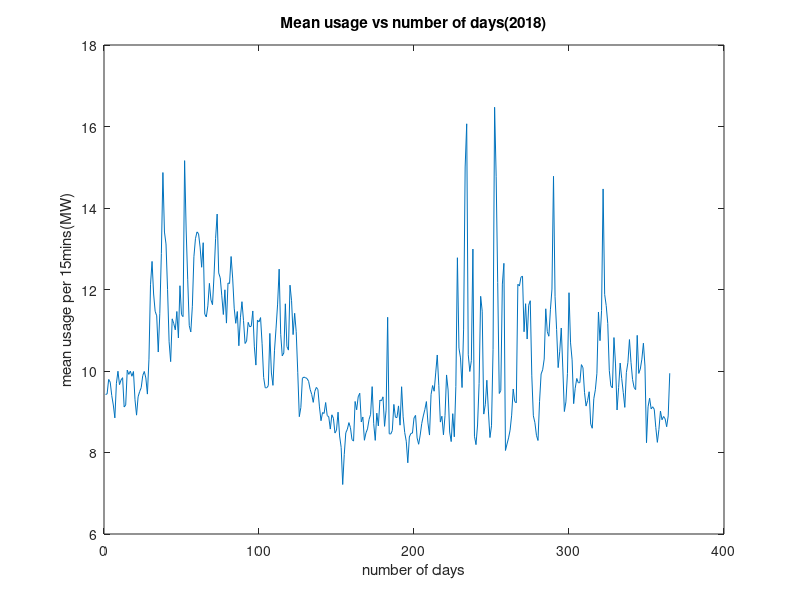
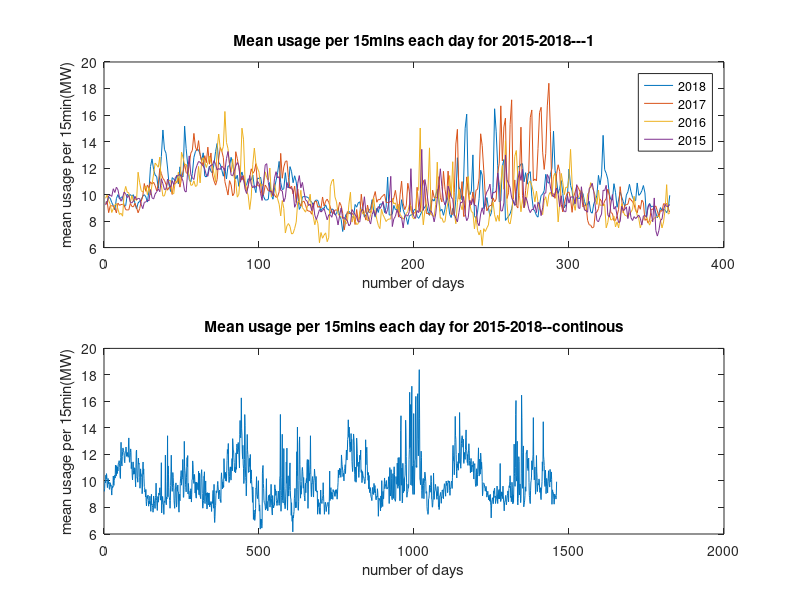
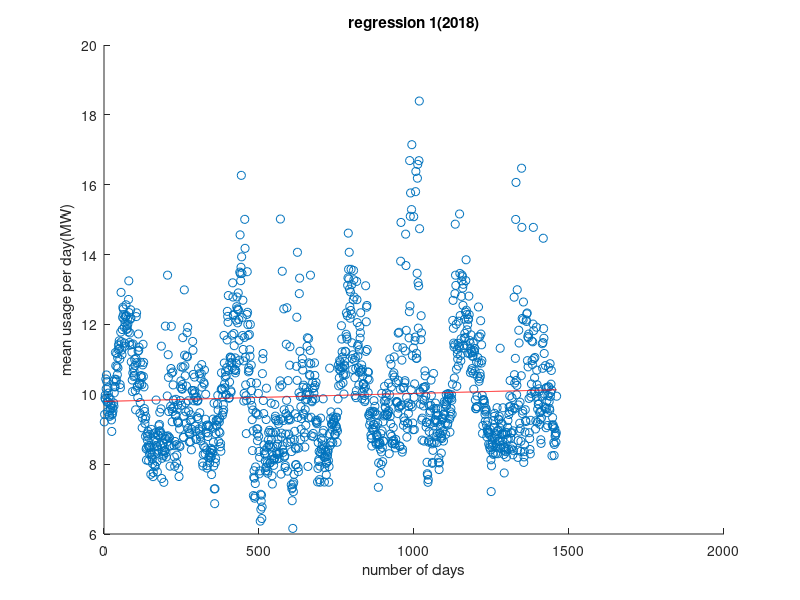

These figures' MATLAB source, in order: (Note: this script raises an error after producing the figures.)
 %% ELEC2103/ELEC9103 Assignment 2019
% Put your assignment title in this comment 

%% Student details
NAME =  'Yuhan Su';
SID =   '470054570';
DATE =  '2019/09/27';


%% Abstract
% This Matlab code processed and analysis the electrical usage of Adamstown
% from 2015 to 2018. There are two sections in the code. The first section
% majority works on some basic data processing includes data loading, mean
% analysing, regression modelling and prediction, and also the goodness analysis.While the
% second section is more focus on the predictions and some advance process.

%% Section 1 Title
% In this section, I load the data first.Then I calculate the mean usage
% for 15mins each day as the raw data that I'm working on. After that I
% applys the three types of regression sinking for a better regression
% model for the data set. After that, I used the processed data getting
% some interesting value.
% After that, I would applicate the sin fit regression model prediction for 2019 with
% substitude the date of 2019 into the function resulted from the sin 9
% model, and then plot both 2015-2018 raw data and the prediction of 2019 
% in the same figure and analysis the accuraty. 
a=1;
%% 1.1 LOAD DATA
% In this part, I'm aiming to load the data file into the software successfully
% The file given is csv file,so i load the file using csvread
% majority operate for 2018,use 2015-2017 for assist
m=csvread('Adamstown 132_11kV FY2018.csv',1,4);
m17=csvread('Adamstown 132_11kV FY2017.csv',1,4);
m16=csvread('Adamstown 132_11kV FY2016.csv',1,4);
m15=csvread('Adamstown 132_11kV FY2015.csv',1,4);
%get the size for all the data
%notice:there are 366 days in 2016 while 365 days for other years.
%For eaiser analysis,i choose to ignore the last day of 2016
size_m = size(m);
size_m17 = size(m17);
size_m16 = size(m16);
size_m15 = size(m15);
%% 1.2 CALCULATE MEAN
% In this part, I'm aiming to do the primary processing to the data with
% calculating the 15-min-mean each day for all four years 
mean_m=[];
i=1;%index i
%use while loop run through the each data and find the average load for
%each 15 mins each day
%notice: the trend for 15-min-mean and daily load are same. as 15min*96= 1 day
%for easoer calculation and smaller plotting numbers, i choose to analysis
%the 15-min-mean here
while true
    mean_m(i)=mean(m(i,:));
    mean_m17(i)=mean(m17(i,:));
    mean_m16(i)=mean(m16(i,:));
    mean_m15(i)=mean(m15(i,:));
%     max_m(i)=max(m(i,:));
%     min_m(i)=min(m(i,:));
%     err_m(i)=max_m(i)-min_m(i)
    if i==size_m(1)
        break
    else 
        i=i+1;
    end 
end
%time=['0:15','0:30','0:45','1:00','1:15','1:30','1:45','2:00','2:15','2:30','2:45','3:00','3:15','3:30','3:45','4:00','4:15','4:30','4:45','5:00','5:15','5:30','5:45','6:00','6:15','6:30','6:45','7:00','7:15','7:30','7:45','8:00','8:15','8:30','8:45','9:00','9:15','9:30','9:45','10:00','10:15','10:30','10:45','11:00','11:15','11:30','11:45','12:00','12:15','12:30',	'12:45','13:00','13:15','13:30','13:45','14:00','14:15','14:30','14:45','15:00','15:15','15:30','15:45','16:00','16:15','16:30','16:45','17:00','17:15','17:30','17:45','18:00','18:15','18:30','18:45','19:00','19:15','19:30','19:45','20:00','20:15','20:30','20:45','21:00','21:15','21:30','21:45','22:00','22:15','22:30','22:45','23:00','23:15','23:30','23:45','24:0','0:00'];
Y = [mean_m15,mean_m16,mean_m17,mean_m]; 
%combine mean usage for four years in one array for easier analysis of the
%trend by years
figure('Name','Mean usage per 15mins for each day(2018)');
%figure 1 shows the usage trend for 2018 (raw data)
x = 1:1:365;
plot(x,mean_m);
title('Mean usage vs number of days(2018)');
xlabel('number of days');
ylabel('mean usage per 15mins(MW)');
%figure 2-1 shows the raw data for the four years parallelly,we can see that
%the rough trend of the four years are similar.While figure 2-2 shows the
%continous data from 2015-2018.According to the results, the electrical
%usage in summer and winter is much higher than other seasons.It seems
%there is a increasing trend over years, therefore I decided to work on the 
%continious data of 2015-2018.
figure('Name','Mean usage per 15mins each day for 2015-2018');
subplot(2,1,1);
plot(x,mean_m);
hold on;
plot(x,mean_m17);
plot(x,mean_m16);
plot(x,mean_m15);
title('Mean usage per 15mins each day for 2015-2018---1')
xlabel('number of days');
ylabel('mean usage per 15min(MW)');
legend('2018','2017','2016','2015');
hold off;
subplot(2,1,2);
plot(Y);
title('Mean usage per 15mins each day for 2015-2018--continous')
xlabel('number of days');
ylabel('mean usage per 15min(MW)');

%% 1.3.1 REGRESSION 1: linear -not works 
% As the data is too noisy, I decided to smooth it first as the basic
% processing, therefore I use regressions for data proecessing.It will not
% only smooth the data, but also shows the trend of changing.
% In this part, I'm aiming to test the linear regression model on the data
% set and check if it models well.
%figure 3 plots both raw data and the linear regression of the data, as we
%can see directly,the red line is in the region of blue dot
%distribution,thererfore the regression is valid. But,the linear regression
%isn't accurate,as the red line didn't follow the the changing trend of
%blue dot distribution (which we can see clearly as a wave shape).
%Therefore, I will try few more regression steps until find a more accurate
%one for further analysis
X = 1:1:length(Y);
p=polyfit(X,Y,1);
pp=polyval(p,X);
figure('Name','regression 1(2018)');
scatter(X,Y,'b.');
hold on;
plot(X,pp,'-r');
xlabel('number of days');
ylabel('mean usage per day(MW)');
title('regression 1(2018)');
hold off;
%% 1.3.2 REGRESSION 2: POLY FIT -not works 
% In this part, I'm aiming to test the poly fit regression modelling on the
% data, and check its goodness.
% Figure 4 shows the ploy fit of the raw data 2015-2018. poly2 to poly 9.
% As we know the rsquare value is closer to 1 while the regression is more
% accurate. In this way, we can see that while the poly number increase,
% the regression is more accurate. However, poly9 gives the 0.0841 rsquare
% for figure 4. Meanwhile we could also observe from the figure 4, polyfit
% regression is not suitable for long datas, such as the combined data of
% 2015-2018
createFit(X,Y);
% Then I try the polyfit method on raw data of 2018(figure 5)
% As mentiened above,the higher the poly number, the better fitness we
% could get, but accoridng to the feature of the poly fit function,the
% maximum poly number we that we could applied for the 2D curve is poly9,
% therefore we choose poly9 as the largest poly fit regression.
createFit(x,mean_m);
% As we can see in figure5, the poly9 regression fits the trend of raw data
% well with rsquare up tp 0.4541. Compare with the combination data of 2015
% - 2018 above, we can see that, the polyfit process is more suitable for
% shorter data rather than longer one. However, as we can see in the
% figure 5,the last part has fast decreasing unnormally, which makes the
% incaccurate of poly regression.

%% 1.3.3 REGRESSION 3: Sine fit
% Because of the inaccurate of poly fit regression, I tried the sin fit
% regression, which it did the regression by using the summation of sine
% waves.
figure('Name','Regression 3;sine wave fit(2015-2018)');
scatter(X,Y,'b.');%raw data
hold on
ii=1;%index to indicate the colors
sin2=sineFit(X,Y,'sin2',ii);
ii=ii+1;
sin4=sineFit(X,Y,'sin4',ii);
ii=ii+1;
sin6=sineFit(X,Y,'sin6',ii);
ii=ii+1;
sin9=sineFit(X,Y,'sin9',ii);
legend('raw data mean','sine2','sine4','sine6','sin9');
title('Regression 3-1;sine wave fit(2015-2018)');
xlabel('number of days');
ylabel('mean usage per 15mins(MW)');
hold off;
%figure 6 shows the sin fit regression modelling of the usage change from
%2015 to 2018. The higher the sin order, the more accurate it will be.
%As we can see, the rsquare of sin 9 is up to 0.4977, which is much higher
%than the ploy fit's. Therefore, we can say that, compare with other
%regression models sin fit regression is more accurate for these datas.
%I would like to choose the sin 9 expression for further modelling and
%prediction.

figure('Name','Regression 3;sine wave fit(2018)');
% Then I plot the data for single years and found sin 9 for single-year's
% data is too massy, which sin 6 would be better. As the rsquare reaches
% 0.5293, I choose sin6 for single year regression modelling.
scatter(x,mean_m,'b.');
hold on
ii=1;
sine2 = sineFit(x,mean_m,'sin2',ii);
ii=ii+1;
sine4 = sineFit(x,mean_m,'sin4',ii);
ii=ii+1;
sine6 = sineFit(x,mean_m,'sin6',ii);
legend('raw data mean','sine2','sine4','sine6');
title('Regression 3-2;sine wave fit(2018)');
xlabel('number of days');
ylabel('mean usage per 15mins(MW)');
hold off;
% The sine fit regression is still not really accurate. It is because the
% data for each years are continous changing in a trend of increasing or
% decreasing while the sine wave regression would always keeps in constant
% and periodic changing trend. In this way, it's hard for sine wave
% regression perfectly matches raw data. Therefore, the sine fit regression
% modelling still didn't models well.

%% 1.4  MAXIMUM DAILY LOAD - interesting values 
% In this part, I used the primary processed 15-min-mean data as the raw
% data to analysis the trend of daily load and distribution of maximum
% daily load.
load_m=mean_m*size_m(1);
load_m17=mean_m17*size_m(1);
load_m16=mean_m16*size_m(1);
load_m15=mean_m15*size_m(1);
% the daily load can be calculate using the 15 mins mean
[max_daily_load,ind] = max(load_m);%the maximum daily load and the date
[max_daily_load17,ind17] = max(load_m17);
[max_daily_load16,ind16] = max(load_m16);
[max_daily_load15,ind15] = max(load_m15);
%the max daily load of each year can be calculated by finding the maximum
%value of daily load. Meanwhile, the exact date for the max daily load can
%be known through the index, which is the nth day of the year.
printt(2018,max_daily_load,ind);
printt(2017,max_daily_load17,ind17);
printt(2016,max_daily_load16,ind16);
printt(2015,max_daily_load15,ind15);

figure ('Name','daily load(2018)');
plot(x,load_m);
title('daily load vs number of days');
xlabel('number of days');
ylabel('Daily load(MW)');
% in figure 9, we can easily observe that the daily load has exactly same
% trend as the 15-mins mean trend. Which is, there are more electrical
% usage in summer and winter of every years. However, the usage signal in 
%winter is a little bit noisy which means the uasge in winter is not
%stable.
figure('Name','max daily load');
scatter(ind15,max_daily_load15,'b*');
hold on;
scatter(ind16,max_daily_load16,'c*');
scatter(ind17,max_daily_load17,'k*');
scatter(ind,max_daily_load,'m*');
legend({'2015','2016','2017','2018'},'Location','northwest');
title('max daily load');
ylabel('load (MW)');
xlabel('Date(the xxth day)');
hold off;                     
%as we can see in the figure10, the max usage date majority distributed in winter
% However,more compirasons are requires for further analysis.
%% 1.5 prediction (sin fit regression model)
%As shown above, the sin 9 model is the most fit model for regressions,
%therefore,we would use it for the first prediction method. The predition
%would be achieved by substitude the date of 2019 as the fifth year's date
%into the sin 9 model.
XX=[length(X):1:length(X)+364];%the dates for 2019
pred_Y=sin9(XX);%sub the 2019 dates to the model and gets 15-mins-mean load

figure('Name','prediction of 2019');
plot(sin9);
hold on;
plot(Y);
plot(XX,pred_Y);
xlabel('number of days');
ylabel('Mean usage per 15mins each day(MW)');
legend('-2018regression','rawdata','2019 pred');
hold off;
% The figure 11 showns the result of predition as a combination of raw data
% of 2015-2018 and presiction of 2019 based on 'sin9'.Accoring to the
% verify of the prediction result, I found that the highest point of 
% electrical usage (ignore noise)in the first 100 days of the five years are very close to each
% other, while the increasing and decreasing trend are nearly unanimity,
% especially compare with 2015-2017. However, the predictions for the rest
% days are totally different from preior years. Therefore,I can say that
% the model is successful for predicting the first 100 days of next year (ignore the noise).
%% Section 2 Title
% In this section, some more advanced process would be applied for
% accessing the modelling and do predictions for future years. 
% Firstly, I would apply the horizontal prediction model to predict data
% in 2019 horizontally. This model works by comparing the usage of each day 
% for the four years and cames up a linear trend for the usage change in
% on the same date but different year. Then I will use the linear trends to
% calculate the usage for the fifth year, which is 2019. In this way, the
% predict result could be reletively accurate. After that,I would do an
% advance proccess by applying the ARIMA model and using the residual error
% analysis to assess the model. In addition,I made a neural network time series model, which is not works for this data
b=1;

%% 2.1 horizontal prediction 2019
% Base on the prediction by regression in section 1,I found that it might
% be a good way if I do the horizontal comparison of the data for each day
% in four years, then come up a linear trend for the changing of the same
% day usage over years. Therefore the fifth year's (2019) usage on the same
% day could be calculated. 
% To achieve that, I used a for loop to go through every day in the four
% years, and use the linear equation I got from last four years to
% calculate and predict the fifth year's, which is the value pf.
for i=1:365
    yf=[mean_m15(i),mean_m16(i),mean_m17(i),mean_m(i)];
    f = fit([1:1:4]',yf','smoothingspline');
    pf(i)=f(5); % the prediction of 2019
end 
figure('Name','Horizontal prediction 2019');
subplot(2,1,1);
plot(mean_m);
hold on;
plot(mean_m15);
plot(pf);
legend('2018','2015','predict 2019')
hold off;
title('predict 2019 vs number of days');
xlabel('number of days');
ylabel('Mean usage per 15mins each day(MW)');
subplot(2,1,2);
plot(X,Y);
hold on;
plot(XX,pf);
title('predict 2019 & raw data 2015~2018');
xlabel('number of days');
ylabel('Mean usage per 15mins each day(MW)');
legend('2015-2018','2019');
hold off;
figure('Name','Mean 15 mins load 2015-2019(predict 19)');
plot([mean(mean_m15),mean(mean_m16),mean(mean_m17),mean(mean_m),mean(pf)]);
% In figure 12, the upper figure shows the parallel comparison of 2015,2018
% and the predicted data of 2019. As mentioned before in figure 3, we can
% observe an increasing trend of electrical usage over years and also the
% tough trend are similar for 2015-2018. Then I substitude the observation
% to the top figure of figure 12 and observed that there is a increasing
% trend from 2015-2019 over the years while the touch trend of single years
% are very similar. And we can also see that the predict data of 2019
% joints well with 2015-2018 in the bottom figure of figure 12. However,
% because there are some noises exists in 2015-2018 data,the prediction
% inherit the noise from all years,which might lower the accuracy of the
% horizontal prediction. In addition, if there is any real data for 2019,
% we can check the accuracy by calculating the error between real data and
% the predict data.
% As the model is built by the comparison and find the linear equation of
% the same date for each years, the accuracy would highly denpends on the
% noise rate for each years. But because of the linear comarison, the
% predition is reliable.
% However, in figure 13, I did a double check of the increasing trend over
% years. The figure plots the whole year' s average for 15mins usage
% in 2015-2019. In which the trend is quite similar with each single days.
% Overall, the Horizontal prediction of 2019 is reliable but not too
% accurate due to the noises.


%% 2.2 ARIMA model 
% The ARIMA process is always used for preicting time series. The model was
% built base on a long-termed time based real data, which commonly applied
% in predicting stock market quotation. Therefore, it could be a good model
% for the electrical usage over time.
% In this section,I would do the stationary test first. If the data didn't
% pass the test, I would process it until it pass. Then form the ARIMA
% model and do the residual examination for the model to check if it is
% accurate and reliable.
% stationary test: Use ADF and KPSS function test
% notice: we want te testing result as 1,0
yadf = adftest(Y);
ykpss = kpsstest(Y);%result as 1,1, not pass
% then we use the log value of the data, therefore to eliminate the
% increasing trend, hope it would make the data pass the test
Ylog = log(Y);
ylog_df = adftest(Ylog);
ylog_kpss = kpsstest(Ylog);%result as 0,1, not pass!
%disassembly the data until it states and pass the 
for i = 1:length(Y)-1
    YY(i) = Ylog(i+1)-Ylog(i);
end
YY_adf = adftest(YY);
YY_kpss = kpsstest(YY);%result as 1,0, pass
% The data pass the stationary test just after the first disassembly
% process,then I move to determine the order of model. In this part, we are
% using ACF and PACF to determine the order.
figure('Name','ACF & PACF(raw data)');
subplot(2,1,1);
title('ACF(2015-2018)');
autocorr(Y);
subplot(2,1,2)
title('PACF(2015-2018)');
parcorr(Y)
% figure14(code above), shows the  ACF and PACF of the raw data before
% processing, while the figure 15 (code below) shows the result for data
% after the primary processing during the stationary test.
figure('Name','ACF & PACF(after processing)');
subplot(2,1,1);
title('ACF(2015-2018)');
autocorr(YY);
subplot(2,1,2)
title('PACF(2015-2018)');
parcorr(YY);
%according to the figure 15 p is the last point over threshold (blue line)in the top figure,
%which is 12, while q is the lower figures, which is 17. However,the
%coeffitient is a little bit large, which were supposed to be below 3. The 
%large coeffitient shows that the model would not be so accurate. The ideal
%condition for the result is that there is no points get over the blue
%threshold line.
p=12;
q=17;
%residual error analysis
arimaa(Y,YY,p,q);
%The residual error analysis gives me figure 16 and 17. While figure 16
%shows the figures for standardized residuals, which is used to check if
%the residual error is in normal distribution,the ideal condition is which
%in normal distribution, as we got. And the figure 17 is the QQ plot which
%is also used to check for the normal distribution of restribution error.
%However,the ideal condition is when all the blue plots are close to the
%red line. As shown in the figure, our result is pretty good.
%according to the figure plotted, the model has ability for prodiction. But
%according to the p and q number,the pq number is too high, as it supposed 
%to be lower than 3 the prediction would not be so accurate. In this way,
%we can say that, the ARIMA model is reliable and predictable but not so 
%accurate.

%% 2.3 neural net work model (fail)
% The neural network system is inspired by the human nad other animal brain
% network system. The system could "learn" from different data. Which means
% it could develop by training. And it could catch the features.
%In this part, I built a neural network model using the APP provided by
%MATLAB software. The data I used to train the system is the 15mins-mean
%usage for 2015-2018. However, as shown in figure, the model is totaly not
%accurate. More data should be used to train the model, therefore it could
%get a more accurate model.
figure('Name','Neural network Model');
plot(X,Y);
hold on;
plot(X,myNeuralNetworkFunction(1:1460,[1,1]));
hold off;    
legend('raw data(2015-2018)','modelling');

%% University of Sydney statement concerning plagiarism
% I certify that:
%
% (1) I have read and understood the University of Sydney Academic Dishonesty and Plagiarism Policy  (found by following the  Academic Honesty link on the Unit web page).';
%
% (2) I understand that failure to comply with the Student Plagiarism: Coursework Policy and Procedure can lead to the University commencing proceedings against me for potential student misconduct under Chapter 8 of the University of Sydney By-Law 1999 (as amended).';
%
% (3) This Work is substantially my own, and to the extent that any part of this Work is not my own I have indicated that it is not my own by Acknowledging the Source of that part or those parts of the Work as described in the assignment instructions.';
%
% Name: Yuhan Su
%
% SID: 470054570
%
% Date: 28/09/2019
